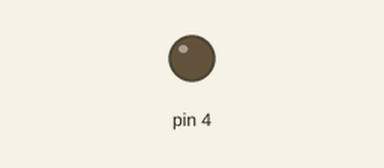
This sketch was run on a simulated Arduino Uno, built with avr-gcc and run on an emulated ATmega328P. On the bench: output pins drawn as LEDs (lit = HIGH).

Above: at 0.1 s.
At 35.6 s:
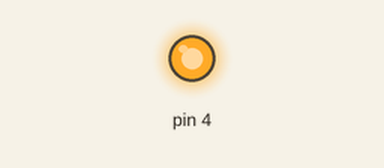
Timing chart, 0 to 40.0 s (numbered marks = the images above):
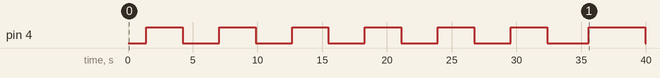

The sketch:

LEDFade.ino
```cpp
/*
  LED continual fade with millis() delay method

*/
int intensity = 0;    // intensity of the LED
int lastFadeTime = 0; // last time the LED faded
int change = 1;       // amount of change for the LED

void setup() {
  // make the LED an output:
  pinMode(4, OUTPUT);
}

void loop() {
  // if 10 milliseconds have elapsed:
  if (millis() - lastFadeTime > 10) {
    // add the change to the intensity:
    intensity = intensity + change;
    // if the intensity is at a limit, reverse the
    // direction of the change:
    if (intensity == 0 || intensity == 255) {
      change = -change;
    }
    // output current intensity to the LED:
    analogWrite(4, intensity);
    // save the current time for comparison next loop:
    lastFadeTime = millis();
  }
}
```

Measured:
- by itself, pin 4: goes 5 × (HIGH 2.8 s, LOW 2.8 s), HIGH 2.8 s, LOW 3.2 s, HIGH 4.3 s, then LOW
